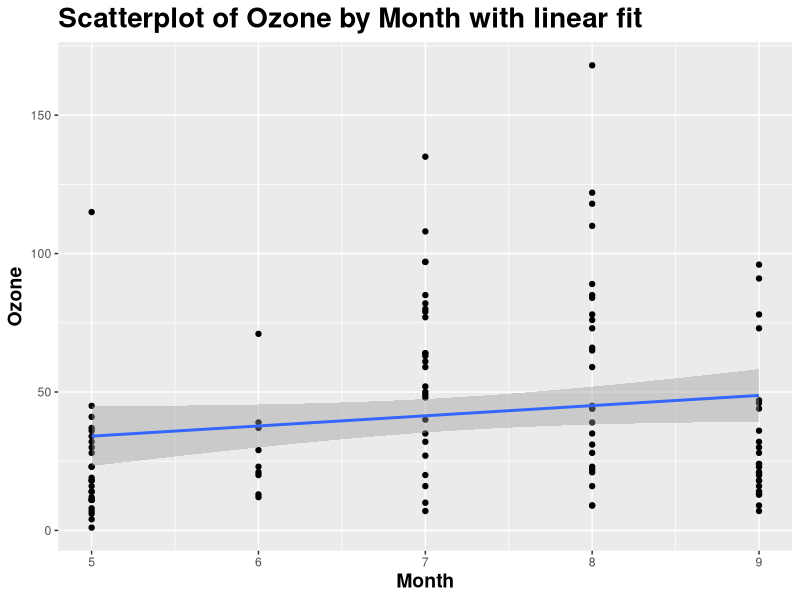

Source code (R):
## ---- chunk 1
library(ggplot2)
p <- ggplot(airquality, aes(x=Month, y=Ozone)) 
     p <- p + geom_point() 
     p <- p + geom_smooth(method=lm)
     p <- p + labs(title = "Scatterplot of Ozone by Month with linear fit")
     p <- p + theme(plot.title = element_text(lineheight=3, face="bold", color="black", size=20))
     p <- p + theme(axis.title.x= element_text(lineheight=1.5, face="bold", color="black", size = 14))
     p <- p + theme(axis.title.y= element_text(lineheight=1.5, face="bold", color="black", size = 14))  

## ---- chunk 2
library(ggplot2)
data <- airquality
     
## ---- chunk 3
p
